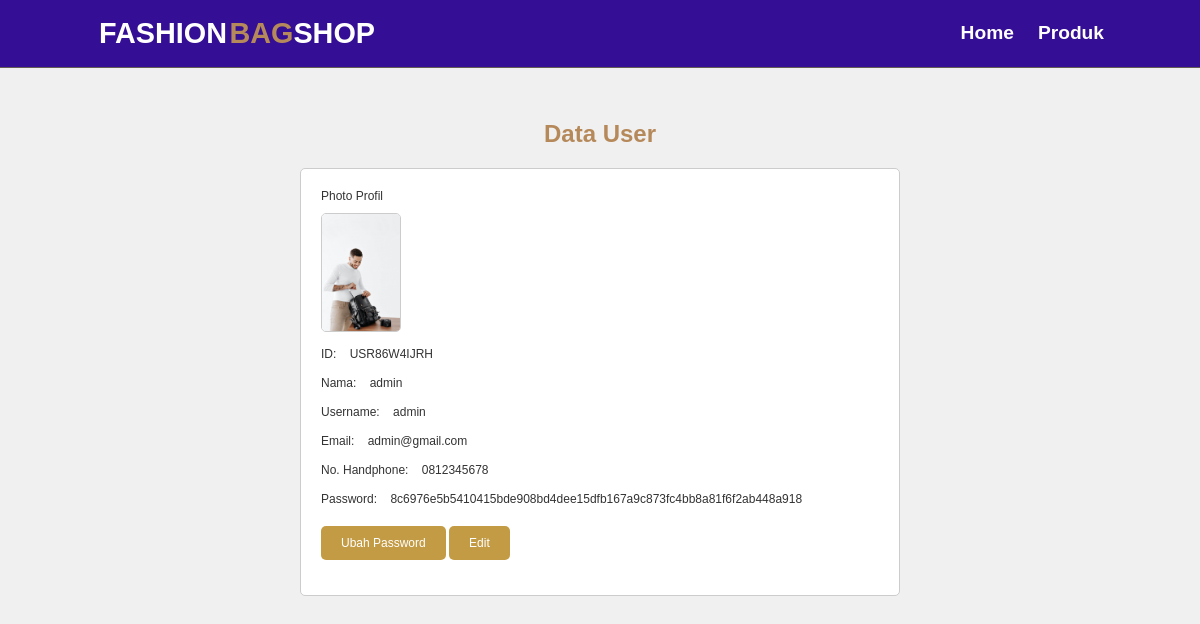
The app's page /profiluser.php (signed in) with its own data.
### tables this page shows
CREATE TABLE `users` (
  `id` varchar(20) NOT NULL,
  `name` varchar(255) NOT NULL,
  `username` varchar(255) NOT NULL,
  `email` varchar(255) NOT NULL,
  `phone` varchar(20) NOT NULL,
  `password` varchar(255) NOT NULL,
  `role` varchar(30) NOT NULL DEFAULT 'user',
  `photo` varchar(255) DEFAULT NULL
);

### profiluser.php (the view, shortened to what this page needs)
<?php
require 'access_page_user.php';
$username = $_SESSION['username'];
$result = mysqli_query($conn, "SELECT * FROM users WHERE username = '$username'");
if ($result) {
    $user_data = mysqli_fetch_assoc($result);
} else {
    echo "Gagal mengambil data pengguna dari database.";
}
?>
<!DOCTYPE html>
<html lang="en">
<head>
    <link rel="stylesheet" href="style.css" />
    <link rel="stylesheet" href="user.css" />
    <link rel="stylesheet" href="profil.css" />
</head>
<body>
    <nav class="navbar">
        <a href="#" class="navbar-logo">FASHION<span>BAG</span>SHOP</a>
        <div class="navbar-nav">
            <a href="user.php">Home</a>
            <a href="produk_user.php" onclick="alert('akses produk')">Produk</a>
        </div>
    </nav>
    <h1>Data User</h1>
    <link rel="stylesheet" href="dataregister.css" />
    <div class="user-profile">
        <div class="profile-item">
            <label>Photo Profil</label><br>
            <img src="<?= "img/" . $user_data['photo']; ?>" alt="ini photo" width="80px" height="70px">
        </div>
        <div class="profile-item">
            <label>ID:</label>
            <span><?= $user_data['id']; ?></span>
        </div>
        <div class="profile-item">
            <label>Nama:</label>
            <span><?= $user_data['name']; ?></span>
        </div>
        <div class="profile-item">
            <label>Username:</label>
            <span><?= $user_data['username']; ?></span>
        </div>
        <div class="profile-item">
            <label>Email:</label>
            <span><?= $user_data['email']; ?></span>
        </div>
        <div class="profile-item">
            <label>No. Handphone:</label>
            <span><?= $user_data['phone']; ?></span>
        </div>
        <div class="profile-item">
            <label>Password:</label>
            <span><?= $user_data['password']; ?></span>
        </div>
        <div class="profile-item actions">
            <a href="ubahpassworduser.php?id=<?= $user_data['id']; ?>">Ubah Password</a>
            <a href="edituser.php?id=<?= $user_data['id']; ?>">Edit</a>
        </div>
    </div>
</body>
</html>

### style.css (style rules this page uses)
:root { --primary: #b6895b; --bg: #340e94; }
* { font-family: "Poppins", sans-serif; margin: 0; padding: 0; box-sizing: border-box; outline: none; border: none; text-decoration: none; }
html { scroll-behavior: smooth; }
body { font-family: "Poppins", sans-serif; background-color: var(--bg); color: #fff; }
.navbar { display: flex; justify-content: space-between; align-items: center; padding: 1.4rem 7%; background-color: rgba(33, 17, 123, 0.8); border-bottom: 1px solid #625c55; position: fixed; top: 0; left: 0; right: 0; z-index: 9999; }
.navbar .navbar-logo { font-size: 2.4rem; font-weight: bold; color: #fff; text-decoration: none; }
.navbar .navbar-logo span { color: var(--primary); font-weight: bold; margin-left: 0.2rem; }
.navbar .navbar-nav a { color: #fff; font-size: 1.6rem; font-weight: 700; margin: 0 1rem; text-decoration: none; }
.navbar .navbar-nav::after { content: ""; display: block; padding-bottom: 0.5rem; border-bottom: 0.1rem solid var(--primary); transform: scaleX(0); transition: transform 0.2s linear; }
@media (max-width: 1366px) { html { font-size: 75%; } }

### user.css (style rules this page uses)
:root { --primary: #b6895b; --bg: #340e94; }
* { font-family: "Poppins", sans-serif; margin: 0; padding: 0; box-sizing: border-box; outline: none; border: none; text-decoration: none; }
html { scroll-behavior: smooth; }
body { font-family: "Poppins", sans-serif; background-color: var(--bg); color: #fff; }
.navbar { display: flex; justify-content: space-between; align-items: center; padding: 1.4rem 7%; background-color: rgba(33, 17, 123, 0.8); border-bottom: 1px solid #625c55; position: fixed; top: 0; left: 0; right: 0; z-index: 9999; }
.navbar .navbar-logo { font-size: 2.4rem; font-weight: bold; color: #fff; text-decoration: none; }
.navbar .navbar-logo span { color: var(--primary); font-weight: bold; margin-left: 0.2rem; }
.navbar .navbar-nav a { color: #fff; font-size: 1.6rem; font-weight: 700; margin: 0 1rem; text-decoration: none; }
.navbar .navbar-nav::after { content: ""; display: block; padding-bottom: 0.5rem; border-bottom: 0.1rem solid var(--primary); transform: scaleX(0); transition: transform 0.2s linear; }
@media (max-width: 1366px) { html { font-size: 75%; } }

### profil.css (style rules this page uses)
body { font-family: Arial, sans-serif; background-color: #f4f4f4; margin: 0; padding: 0; color: #333; }
.navbar { background-color: #340e94; }
.navbar a { color: white; text-decoration: none; margin: 0 15px; }
.navbar-logo { color: white; font-size: 1.5em; font-weight: bold; text-decoration: none; }
.navbar-nav { display: flex; justify-content: center; }
.user-profile { width: 50%; margin: 20px auto; background: #fff; padding: 20px; border: 1px solid #ccc; border-radius: 5px; }
.profile-item { margin-bottom: 15px; }
span { display: inline-block; margin-left: 10px; }
.actions { margin-top: 20px; }
.actions a { background: #c39b44; color: #fff; padding: 10px 20px; border: none; border-radius: 5px; cursor: pointer; text-decoration: none; display: inline-block; }
img { max-width: 100%; height: auto; margin-top: 10px; border: 1px solid #ccc; border-radius: 5px; }

### dataregister.css (style rules this page uses)
body { font-family: Arial, sans-serif; background-color: #f0f0f0; margin: 0; padding: 0; }
h1 { text-align: center; margin-top: 120px; color: #b6895b; }

### records on screen
users: photo (picture), id "USR86W4IJRH", name "admin", username "admin", email "admin@gmail.com", phone "0812345678", password "8c6976e5b5410415bde908bd4dee15dfb167a9c873fc4bb8a81f6f2ab448a918"
